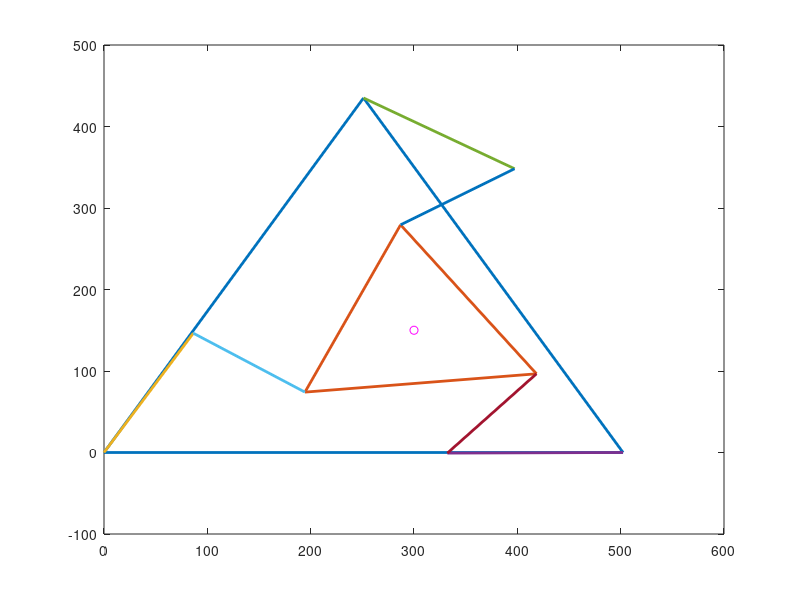

The MATLAB source for this figure:
clear all
close all
clc

%% base coordinate 
radiusBase=290;
baselength=sqrt(3)*radiusBase; 
dist_vertex=130;
PBase1=[0,0];
PBase2=[baselength,0];
PBase3=[baselength/2,sqrt(3)*baselength/2];

%% link lenth (mm)
%lenth of first part arm from a, b and c edge
aa1=170;
bb1=170;
cc1=170;
%length of second part arm
L=130;

%%
%input the cartesian coordinate
xc=300;
yc=150;
alpha=0.1;
    
phi_1=alpha+pi/6;
phi_2=alpha+5*pi/6;
phi_3=alpha+3*pi/2;
     
%coordinate of three Base vertexs of the platform
pp1=[xc-dist_vertex*cos(phi_1),yc-dist_vertex*sin(phi_1)];
pp2=[xc+dist_vertex*cos(phi_2-pi),yc+dist_vertex*sin(phi_2-pi)];
pp3=[(xc-dist_vertex*cos(2*pi-phi_3)),yc+dist_vertex*sin(2*pi-phi_3)];
    
%parameter for theta1
c1=atan((yc-dist_vertex*sin(phi_1))/(xc-dist_vertex*cos(phi_1)));
d1=acos((aa1^2-L^2+norm(pp1-PBase1)*norm(pp1-PBase1))/(2*aa1*norm(pp1-PBase1)));
theta1=c1+d1;
    
%parameter for theta2
c2=atan2(pp2(2)-PBase2(2),pp2(1)-PBase2(1));
d2=acos((bb1^2-L^2+norm(pp2-PBase2)*norm(pp2-PBase2))/(2*bb1*norm(pp2-PBase2)));
theta2=c2+d2;
    
%parameter for theta3
c3=atan2(pp3(2)-PBase3(2),pp3(1)-PBase3(1));
d3=acos((cc1^2-L^2+norm(pp3-PBase3)*norm(pp3-PBase3))/(2*cc1*norm(pp3-PBase3)));
theta3=c3+d3;
    
%two position of M
M1=[aa1*cos(theta1),aa1*sin(theta1)]
M2=[baselength+bb1*cos(theta2),bb1*sin(theta2)];
M3=[baselength/2+cc1*cos(theta3),sqrt(3)*baselength/2+cc1*sin(theta3)];
    
%computed length for the second arm
L1=norm(M1-pp1);
L2=norm(M2-pp2);
L3=norm(M3-pp3);



if(L1-130<1e-5&&L2-130<1e-5&&L3-130<1e-5) 
%%plot the desired point
plot(xc, yc, 'mo')
hold on
%%plotting the base%%
xb=[PBase1(1) PBase2(1) PBase3(1) PBase1(1)]
yb=[PBase1(2) PBase2(2) PBase3(2) PBase1(2)]
plot(xb, yb , 'linewidth', 2)
hold on
%%plotting the top%%
xt=[pp1(1) pp2(1) pp3(1) pp1(1)];
yt=[pp1(2) pp2(2) pp3(2) pp1(2)];
plot(xt, yt , 'linewidth', 2)
hold on
%%plotting the line for first armABC%%
%for a
xa1=[PBase1(1) M1(1)];
ya1=[PBase1(2) M1(2)];
plot(xa1, ya1, 'linewidth', 2)
hold on 
%for b 
xa2=[PBase2(1) M2(1)];
ya2=[PBase2(2) M2(2)];
plot(xa2, ya2, 'linewidth', 2)
hold on
%for c
xa3=[PBase3(1) M3(1)];
ya3=[PBase3(2) M3(2)];
plot(xa3, ya3, 'linewidth', 2)
hold on


%%plotting the second arm%%
xb1=[M1(1) pp1(1)];
yb1=[M1(2) pp1(2)];
plot(xb1, yb1, 'linewidth', 2)
hold on 
%for b 
xb2=[M2(1) pp2(1)];
yb2=[M2(2) pp2(2)];
plot(xb2, yb2, 'linewidth', 2)
hold on
%for c
xb3=[M3(1) pp3(1)];
yb3=[M3(2) pp3(2)];
plot(xb3, yb3, 'linewidth', 2)
hold on
else
    disp("Workspace cannot be reached");
end


